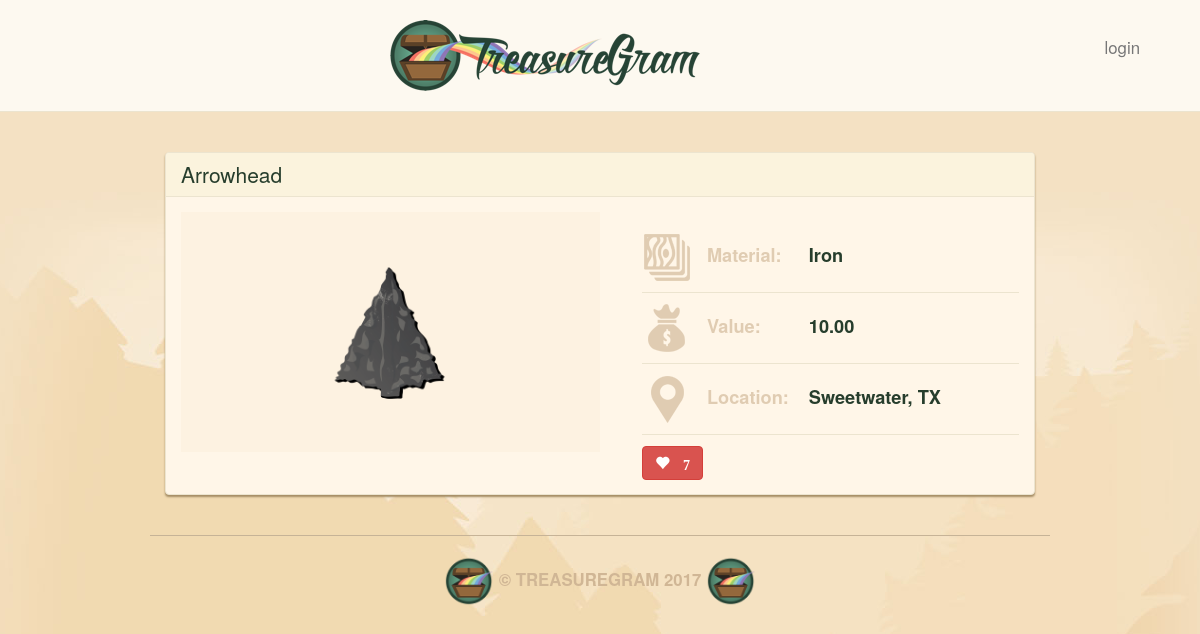
The app's page /5/ with its own data.
### main_app/models.py (models this page shows, shortened)
class Treasure(models.Model):
    user = models.ForeignKey(User)
    name = models.CharField(max_length=100)
    value = models.DecimalField(max_digits=10, decimal_places=2)
    material = models.CharField(max_length=100)
    location = models.CharField(max_length=100)
    image = models.ImageField(upload_to='treasure_images',
                              default='media/default.png')
    likes = models.IntegerField(default=0)

### main_app/views.py (the view)
# urls.py: url(r'^([0-9]+)/$', views.detail, name = 'detail'),
def detail(request, treasure_id):
    treasure = Treasure.objects.get(id=treasure_id)
    return render(request, 'detail.html', {'treasure' : treasure})

### main_app/templates/detail.html
{% extends 'base.html' %}
{% load staticfiles %}
{% block content %}
<div class="treasure panel panel-default">
    <div class="panel-heading">
        <h3 class="panel-title">{{ treasure.name}}</h3>
    </div>
    <div class="panel-body">
        <div class="treasure-photo-detail">
            <img src="{{ treasure.image.url }}" height="200">
        </div>
        <table class="treasure-table">
            <tr>
                <th>
                    <img src="{% static "images/material-icon.png" %}" />
                    Material:
                </th>
                <td>
                    {{ treasure.material}}
                </td>
            </tr>
            <tr>
                <th>
                    <img src="{% static 'images/value-icon.png' %}" />
                    Value:
                </th>
                <td>
                    {% if treasure.value > 0 %}
                    {{ treasure.value }}
                    {% else %}
                    Unknown
                    {% endif %}
                </td>
            </tr>
            <tr>
                <th>
                    <img src="{% static 'images/location-icon.png' %}" />
                    Location:
                </th>
                <td>
                    {{ treasure.location }}
                </td>
            </tr>
        </table>
        <button id="likes" data-id="{{ treasure.id}}"
                           class="btn btn-mini btn-danger glyphicon glyphicon-heart"
                           type="button">
            {% if treasure.likes > 0 %}
            {{ treasure.likes }}
            {% endif %}
        </button>
    </div>
</div>
{% endblock %}

### main_app/static/css/style.css (style rules this page uses)
body { background: #f3e1c5 url(../images/brand-bg.jpg) no-repeat center top; color: #263d2c; }
.panel { background: #fff6e8; border-color: #ece4cf; box-shadow: 0 2px 2px #a58d65; }
.panel-default .panel-heading { background: #fbf3dd; border-color: #ece4cf; }
.panel-body { position: relative; }
.panel-title { font-size: 1.5em; color: #263d2c; }
.treasure { margin-bottom: 20px; }
.treasure:last-child { margin-bottom: 0; }
.treasure-photo-detail { background: #fdf2e1; float: left; margin-right: 5%; padding: 20px; position: relative; text-align: center; width: 50%; }
.treasure-table { float: left; margin-top: 10px; width: 45%; }
.treasure-table img { margin-right: 10px; }
.treasure-table tr { border-bottom: 1px solid #ece4cf; }
.treasure-table td, .treasure-table th { font-weight: bold; font-size: 1.3em; padding-bottom: 10px; padding-top: 10px; vertical-align: baseline; }
.treasure-table th { color: #e0ccb2; white-space: nowrap; }
.treasure-table td:last-child { padding-left: 20px; width: 100%; }
.btn { margin-top: 10px; font-weight: bold; font-size: 14px; }

### records on screen
Treasure: name "Arrowhead", image (picture), material "Iron", value "10.00", location "Sweetwater, TX", likes "7"
